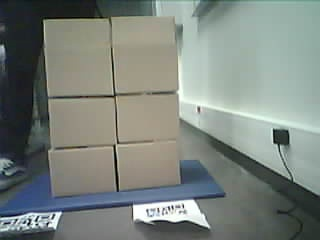
#> input picture test_data/frameN3.jpg, 320 x 240 px, found by its file name
$ python testProcessImagesDetectBoxes.py
#> lines starting #> are read from the running program, lines starting #| are printed output that depends on the picture
import cv2
import numpy as np

# Load images
image_paths = ["iot_camera_image_detection/test_data/frameN3.jpg", "iot_camera_image_detection/test_data/frameN4.jpg"]

# Global variables for mouse interaction
start_point = None
end_point = None
is_drawing = False
selected_roi = None

# [22 lines left out: function mouse_callback, not called in this run]

def process_image_with_mouse(image):
    global start_point, end_point, selected_roi

    # Load the image
    clone = image.copy()

    # Set up mouse callback
    cv2.namedWindow("Select ROI")
    cv2.setMouseCallback("Select ROI", mouse_callback)

    while True:
        # Display the image with the current rectangle if drawing
        display_image = clone.copy()
        if start_point and end_point:
            cv2.rectangle(display_image, start_point, end_point, (0, 255, 0), 2)

        cv2.imshow("Select ROI", display_image)

        key = cv2.waitKey(1) & 0xFF

        if key == ord("q"):  # Quit the current image
            break

        if key == ord("c") and selected_roi:  # Confirm ROI and calculate pixel values
            x1, y1, x2, y2 = selected_roi

            # Extract the selected region
            roi = image[y1:y2, x1:x2]

            # Compute the mean pixel values
            mean_values = cv2.mean(roi)[:3]  # Ignore alpha if present
            print(f"Mean BGR values in selected region: {mean_values}")

            # Highlight the region in red
            cv2.rectangle(clone, (x1, y1), (x2, y2), (0, 0, 255), 2)

# [61 lines left out: function process_image, not called in this run]

def area_analyse():
    image = cv2.imread(path)
#> image is the input picture: shape (240, 320, 3); mean B, G, R 125.6, 131.6, 123.9
    image = cv2.cvtColor(image, cv2.COLOR_BGR2HSV)
#> image: shape (240, 320, 3); mean H, S, V 63.3, 36.3, 135.1
    original = image.copy()
    process_image_with_mouse(original)
#> (key q is pressed here)

    # Step 1: Improve contrast
    lab = cv2.cvtColor(image, cv2.COLOR_BGR2LAB)
#> lab: shape (240, 320, 3); mean of channels 0, 1, 2 85.3, 169.8, 138.5
    l, a, b = cv2.split(lab)
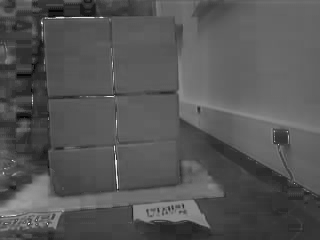
#> l: shape (240, 320); min 6, max 226, mean 85.3
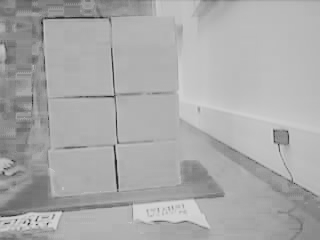
#> a: shape (240, 320); min 42, max 213, mean 169.8
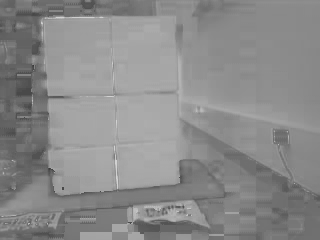
#> b: shape (240, 320); min 55, max 211, mean 138.5
    l = cv2.equalizeHist(l)
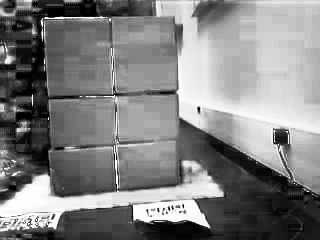
#> l: shape (240, 320); min 0, max 255, mean 129.2
    lab = cv2.merge((l, a, b))
#> lab: shape (240, 320, 3); mean of channels 0, 1, 2 129.2, 169.8, 138.5
    image = cv2.cvtColor(lab, cv2.COLOR_LAB2BGR)
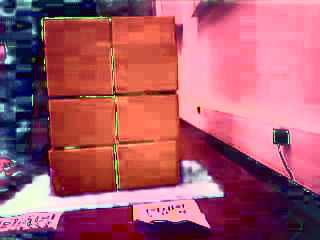
#> image: shape (240, 320, 3); mean B, G, R 106.7, 89.6, 171.2
    process_image_with_mouse(image)
#> (key Esc is pressed here)

# Process each image
for path in image_paths:
    # process_image(path)
    area_analyse()
#> pass 2 of the loop `for path in image_paths:`:
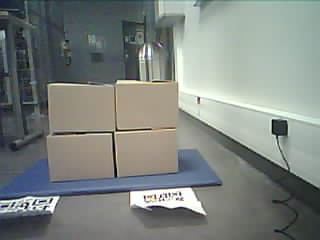
#> input picture test_data/frameN4.jpg, 320 x 240 px, found by its file name
#> in area_analyse, image is the input picture: shape (240, 320, 3); mean B, G, R 128.3, 132.2, 126.4
#> in area_analyse (call 2), `l = cv2.equalizeHist(l)`:
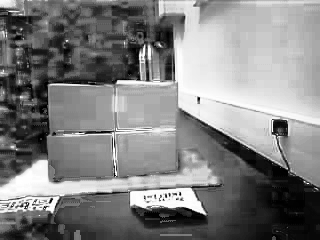
#> l: shape (240, 320); min 0, max 255, mean 129.2
#> in area_analyse (call 2), `image = cv2.cvtColor(lab, cv2.COLOR_LAB2BGR)`:
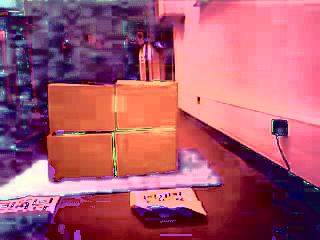
#> image: shape (240, 320, 3); mean B, G, R 109.5, 88.4, 171.2


cv2.destroyAllWindows()
